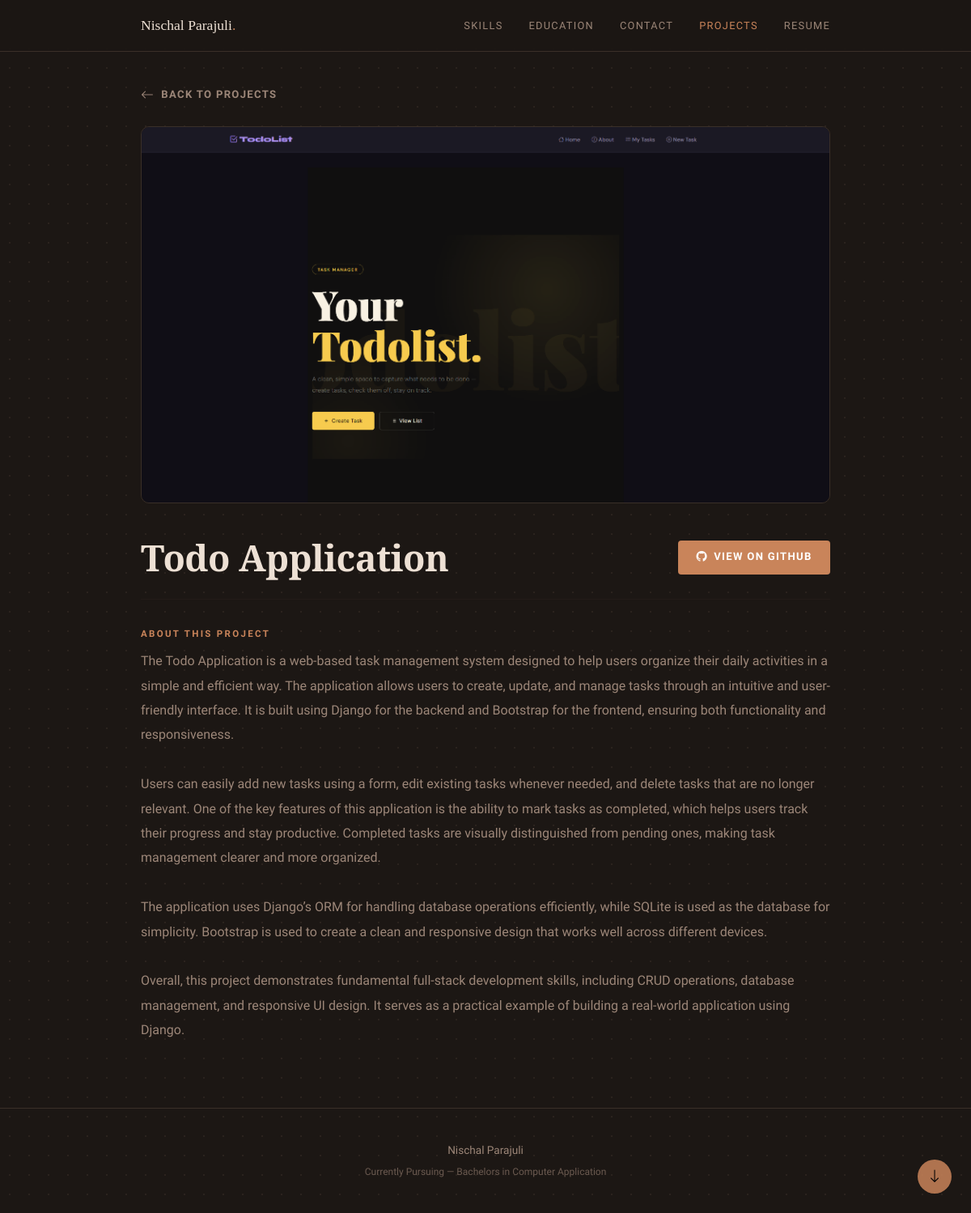
/projects/1/, run on the app's committed database.
### main/models.py (models this page shows, shortened)
class UserProfile(models.Model):
  fullname = models.CharField(max_length=50)
  degree = models.CharField(max_length=250)
  course = models.CharField(max_length=250)
  linkdin = models.URLField()
  facebook = models.URLField()
  instagram = models.URLField()
  github = models.URLField()
  summary = models.TextField()
  image = models.ImageField(upload_to="media/profile/", height_field=None, width_field=None, max_length=None)
  college_name = models.CharField(max_length=250, blank=True)
  college_location = models.CharField(max_length=50, blank=True)
  school_name = models.CharField(max_length=250, blank=True)
  school_location = models.CharField(max_length=50, blank=True)

class Project(models.Model):
  name = models.CharField(max_length=100)
  image = models.ImageField(upload_to="projects/", height_field=None, width_field=None, max_length=None)
  project_details = models.TextField(blank = False , null=True)
  github_repo = models.URLField()

### main/views.py (the view)
# urls.py: path('projects/<int:pk>/', views.project_detail, name='project_detail'),
def project_detail(request, pk):
    user = UserProfile.objects.first()
    project = get_object_or_404(Project, pk=pk)
    return render(request, 'project_details.html', {'user': user, 'project': project})

### main/templates/project_details.html (shortened to what this page needs)
{% load static %}
<!DOCTYPE html>
<html>
<head>
  <link href="https://cdn.jsdelivr.net/npm/bootstrap@5.3.0/dist/css/bootstrap.min.css" rel="stylesheet">
  <link href="https://cdn.jsdelivr.net/npm/bootstrap-icons@1.11.3/font/bootstrap-icons.min.css" rel="stylesheet">
  <link rel="stylesheet" href="{% static 'css/base.css' %}">
  <link rel="stylesheet" href="{% static 'css/project_details.css' %}">
</head>
<body>
<nav>
  <div class="nav-inner">
    <a href="{% url 'home' %}" class="nav-brand">{{ user.fullname }}<span style="color:var(--accent);">.</span></a>
    <ul class="nav-links">
      <li><a href="{% url 'home' %}#skills">Skills</a></li>
      <li><a href="{% url 'home' %}#education">Education</a></li>
      <li><a href="{% url 'home' %}#contact">Contact</a></li>
      <li><a href="{% url 'projects' %}" class="active">Projects</a></li>
      <li><a href="{% url 'download_resume' %}">Resume</a></li>
    </ul>
  </div>
</nav>
<div class="wrap">
  <div class="back-row fade-up">
    <a href="{% url 'projects' %}" class="back-link">
      <i class="bi bi-arrow-left"></i> Back to Projects
    </a>
  </div>
  {% if project.image %}
  <div class="detail-img-wrap fade-up delay-1">
    <img src="{{ project.image.url }}" alt="{{ project.name }}" class="detail-img">
  </div>
  {% endif %}
  <div class="detail-body fade-up delay-2">
    <div class="detail-header">
      <h1 class="detail-title">{{ project.name }}</h1>
      {% if project.github_repo %}
      <a href="{{ project.github_repo }}" target="_blank" class="btn-accent">
        <i class="bi bi-github"></i> View on GitHub
      </a>
      {% endif %}
    </div>
    <hr class="section-divider" style="margin-bottom: 2rem;">
    <div class="detail-content">
      <p class="section-label">About this project</p>
      <p class="detail-desc">{{ project.project_details }}</p>
    </div>
  </div>
</div>
<footer>
  <p style="font-size:0.85rem; color:var(--muted-2); margin-bottom:0.3rem;">{{ user.fullname }}</p>
  <p style="font-size:0.75rem; color:var(--muted); margin:0;">{{ user.degree }} &mdash; {{ user.course }}</p>
</footer>
<button id="scroll-btn">
  <i id="scroll-icon" class="bi bi-arrow-down"></i>
</button>
</body>
</html>

### main/static/css/base.css (style rules this page uses)
:root { --bg: #1c1714; --bg-2: #241e1a; --bg-3: #2e2620; --border: #3a2f28; --accent: #c9845a; --accent-d: #a8623a; --text: #ede0d4; --muted: #6b5a50; --muted-2: #9c8678; }
*, *::before, *::after { box-sizing: border-box; margin: 0; padding: 0; }
html { scroll-behavior: smooth; }
body { background: var(--bg); color: var(--text); font-family: 'Inconsolata', monospace; font-size: 1rem; line-height: 1.75; overflow-x: hidden; }
body::after { content: ''; position: fixed; inset: 0; pointer-events: none; background-image: radial-gradient(var(--border) 1px, transparent 1px); background-size: 24px 24px; opacity: 0.5; z-index: 0; }
.fade-up { animation: fadeUp 0.6s ease both; }
.delay-1 { animation-delay: 0.1s; }
.delay-2 { animation-delay: 0.25s; }
.wrap { position: relative; z-index: 1; max-width: 900px; margin: 0 auto; padding: 0 1.5rem; }
.section-divider { border: none; border-top: 1px solid var(--border); margin: 0; }
.section-label { font-size: 0.72rem; text-transform: uppercase; letter-spacing: 0.2em; color: var(--accent); font-weight: 600; margin-bottom: 0.6rem; }
nav { position: sticky; top: 0; z-index: 100; background: rgba(28,23,20,0.88); backdrop-filter: blur(12px); border-bottom: 1px solid var(--border); padding: 1rem 0; }
.nav-inner { max-width: 900px; margin: 0 auto; padding: 0 1.5rem; display: flex; align-items: center; justify-content: space-between; }
.nav-brand { font-family: 'Playfair Display', serif; font-size: 1.1rem; color: var(--text); text-decoration: none; }
.nav-links { display: flex; gap: 2rem; list-style: none; margin: 0; padding: 0; }
.nav-links a { font-size: 0.8rem; font-weight: 500; color: var(--muted-2); text-decoration: none; text-transform: uppercase; letter-spacing: 0.1em; }
.nav-links a.active { color: var(--accent); }
footer { position: relative; z-index: 1; border-top: 1px solid var(--border); padding: 2.5rem 0; text-align: center; }
#scroll-btn { position: fixed; bottom: 1.5rem; right: 1.5rem; background: var(--accent); color: #000; border: none; border-radius: 50%; width: 42px; height: 42px; display: flex; align-items: center; justify-content: center; font-size: 1.1rem; opacity: 0.85; cursor: pointer; transition: opacity 0.15s, transform 0.15s; z-index: 999; }
.btn-accent { display: inline-flex; align-items: center; gap: 0.45rem; background: var(--accent); color: #fff; border-radius: 4px; padding: 0.6rem 1.4rem; font-family: 'Inconsolata', monospace; font-size: 0.82rem; font-weight: 600; text-transform: uppercase; letter-spacing: 0.1em; text-decoration: none; border: none; cursor: pointer; transition: background 0.15s; }

### main/static/css/project_details.css (style rules this page uses)
.back-row { padding: 2.5rem 0 1.5rem; }
.back-link { display: inline-flex; align-items: center; gap: 0.5rem; font-size: 0.82rem; font-weight: 600; text-transform: uppercase; letter-spacing: 0.1em; color: var(--muted-2); text-decoration: none; transition: color 0.15s; }
.back-link i { font-size: 1rem; }
.detail-img-wrap { width: 100%; border-radius: 10px; overflow: hidden; border: 1px solid var(--border); margin-bottom: 2.5rem; }
.detail-img { width: 100%; max-height: 480px; object-fit: cover; display: block; filter: sepia(10%); }
.detail-body { margin-bottom: 5rem; }
.detail-header { display: flex; align-items: center; justify-content: space-between; flex-wrap: wrap; gap: 1rem; margin-bottom: 1.5rem; }
.detail-title { font-family: 'Playfair Display', serif; font-size: clamp(1.8rem, 4vw, 2.8rem); font-weight: 900; color: var(--text); letter-spacing: -0.5px; margin: 0; }
.detail-content { margin-top: 1.5rem; }
.detail-desc { font-size: 1rem; color: var(--muted-2); line-height: 1.9; white-space: pre-line; margin: 0; }

### data on the page
UserProfile: fullname "Nischal Parajuli", degree "Currently Pursuing", course "Bachelors in Computer Application"
Project: image (picture), name "Todo Application", project_details "The Todo Application is a web-based task management system designed to help users organize their daily activities in a simple and efficient way. The application allows users to create, update, and manage tasks through an intuitive and user-friendly interface. It is built using Django for the backend and Bootstrap for the frontend, ensuring both functionality and responsiveness. Users can easily add new tasks using a form, edit existing tasks whenever needed, and delete tasks that are no longer relevant. One of the key features of this application is the ability to mark tasks as completed, which helps users track their progress and stay productive. Completed tasks are visually distinguished…"
